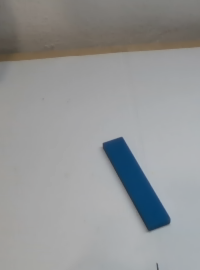
#> input picture src/patch_detection/train/blue/blue1.png, 200 x 270 px, found by its file name
$ jupyter execute --allow-errors colour_hist.ipynb   (shell and % lines are left out)   (older library calls are emulated)
#> lines starting #> are read from the running program, lines starting #| are printed output that depends on the picture; after the words box and inside, x2 and y2 are one past the last pixel; in counts of white or black regions, pixels touching at a corner belong together
[cell 1]
import numpy as np
from shapely.geometry import Point, Polygon
import matplotlib.pyplot as plt
import cv2

[cell 2]
cv_image = cv2.imread('./train/blue/blue1.png')
#> cv_image is the input picture: shape (270, 200, 3); mean B, G, R 150.8, 150.1, 148.5
edged = cv2.Canny(cv_image, 140, 300)
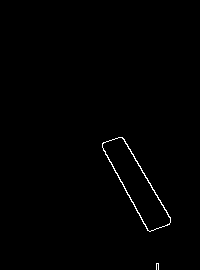
#> edged: shape (270, 200); 0.6% white in thin lines or dots, all inside (x1, y1, x2, y2) = (102, 137, 171, 270)

circle_list = []

_,list_contours, hierarchy = cv2.findContours(edged, cv2.RETR_TREE, cv2.CHAIN_APPROX_SIMPLE)
#> list_contours = 3 contours, 1 with area under 20; largest, box (x1, y1, x2, y2) and area: (102, 137, 171, 232) 2430, (102, 137, 171, 232) 2334
#> (the rest of this cell did not finish here and is left out)


$ run again, with src/patch_detection/train/blue/blue2.png copied over src/patch_detection/train/blue/blue1.png
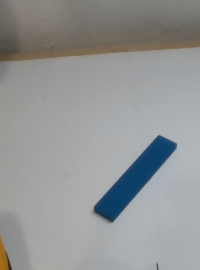
#> input picture src/patch_detection/train/blue/blue2.png, 200 x 270 px, found by its file name
#> cv_image is the input picture: shape (270, 200, 3); mean B, G, R 150.1, 149.7, 147.9
#> `edged = cv2.Canny(cv_image, 140, 300)`:
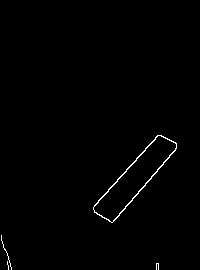
#> edged: shape (270, 200); 0.73% white in thin lines or dots, all inside (x1, y1, x2, y2) = (1, 135, 177, 270)
#> list_contours = 5 contours, 3 with area under 20; largest, box (x1, y1, x2, y2) and area: (93, 135, 177, 223) 2444, (93, 135, 177, 223) 2299

$ run again, with src/patch_detection/train/blue/blue4.png copied over src/patch_detection/train/blue/blue1.png
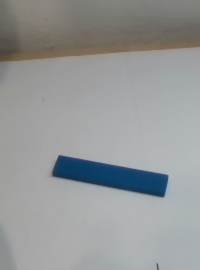
#> input picture src/patch_detection/train/blue/blue4.png, 200 x 270 px, found by its file name
#> cv_image is the input picture: shape (270, 200, 3); mean B, G, R 152.3, 151.9, 149.3
#> `edged = cv2.Canny(cv_image, 140, 300)`:
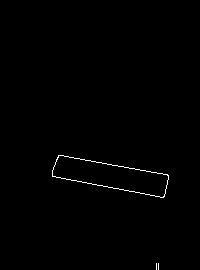
#> edged: shape (270, 200); 0.52% white in thin lines or dots, all inside (x1, y1, x2, y2) = (52, 155, 169, 270)
#> list_contours = 4 contours, 2 with area under 20; largest, box (x1, y1, x2, y2) and area: (52, 155, 169, 198) 2556, (52, 155, 169, 198) 2550
